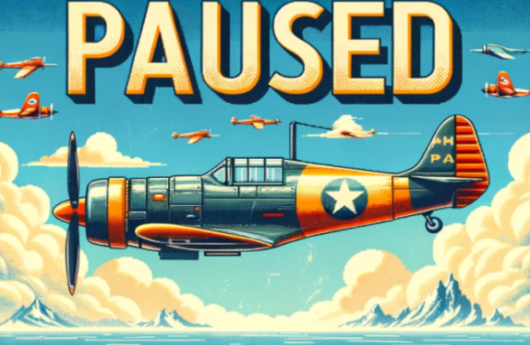
#> input picture Strikers1945 Bin/graphics/pauseWindow.png, 530 x 345 px, found by its file name
$ python black.py
#> lines starting #> are read from the running program, lines starting #| are printed output that depends on the picture
from PIL import Image, ImageOps

# Open the uploaded image
image = Image.open('D:/Kyungil/SFML/Strikers1945/Strikers1945 Bin/graphics/pauseWindow.png')
#> image is the input picture: PIL image 530x345 RGBA; mean R, G, B, A 141.5, 173.7, 156.6, 255

# Define the new image height (original image width is kept)
new_image_height = 960

# Calculate the difference in height between the new and old images
delta_height = new_image_height - image.height
#> delta_height = 615

# Add a black border to the top and bottom to match the new height
# Since we want an equal border on top and bottom, we divide the delta by 2
border = (0, delta_height // 2, 0, delta_height // 2)
#> border = (0, 307, 0, 307)

# Create a new image with black borders
new_image = ImageOps.expand(image, border=border, fill='black')
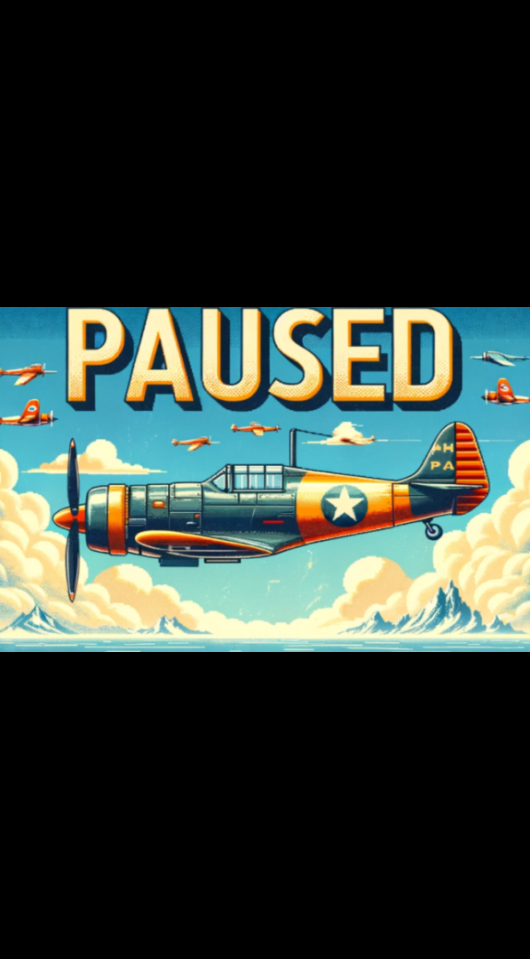
#> new_image: PIL image 530x959 RGBA; mean R, G, B, A 50.9, 62.5, 56.4, 255

# Save the new image
new_image_path = 'D:/Kyungil/SFML/Strikers1945/Strikers1945 Bin/graphics/pauseWindow_with_black_borders.png'
new_image.save(new_image_path)

new_image_path
